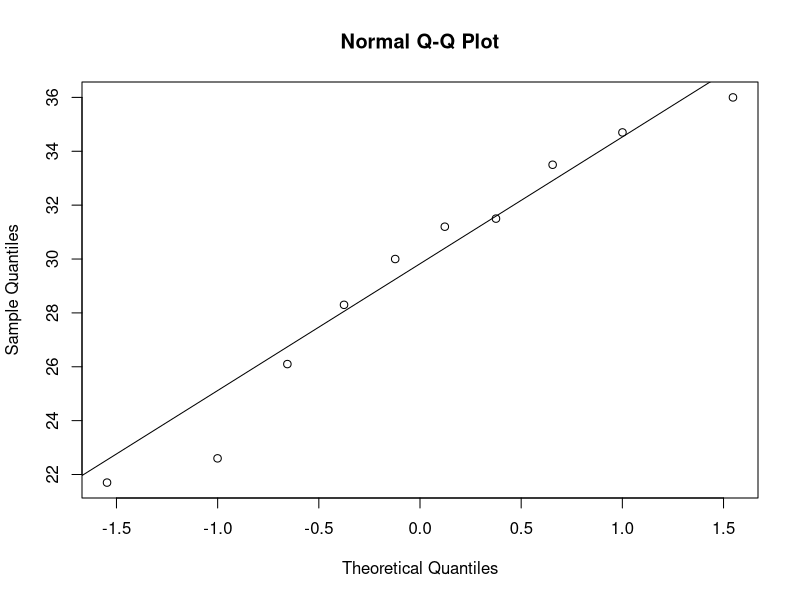

Here is the R script that generated this plot: (Note: this script raises an error after producing the figure.)
#Chap 2: Exploratory Data Analysis


#Chapter 2.4
 x <- c(21.7, 22.6, 26.1, 28.3, 30, 31.2, 31.5, 33.5, 34.7, 36)
 qqnorm(x)   # plot points
 qqline(x)   # add straight line
 
 qqnorm(NCBirths$Weight)
 qqline(NCBirths$Weight)

#Chapter 2.5 
#R Note
x <- c(3, 6, 15, 15, 17, 19, 24)
 plot.ecdf(x)
 x <- rnorm(25)              # random sample of size 25 from N(0,1)
 plot.ecdf(x, xlim = c(-4, 4))             # adjust x range
 curve(pnorm(x), col = "blue", add = TRUE) # impose normal cdf
 
 beerM <- subset(Beerwings, select = Beer, subset = Gender == "M",
            drop = T)
 beerF <- subset(Beerwings, select = Beer, subset = Gender == "F",
           drop = T)

 plot.ecdf(beerM, xlab = "ounces")
 plot.ecdf(beerF, col = "blue", pch = 2, add = TRUE)
 abline(v = 25, lty = 2)
 legend(5, .8, legend = c("Males", "Females"),
    col = c("black", "blue"), pch = c(19, 2))

#--------------------------
